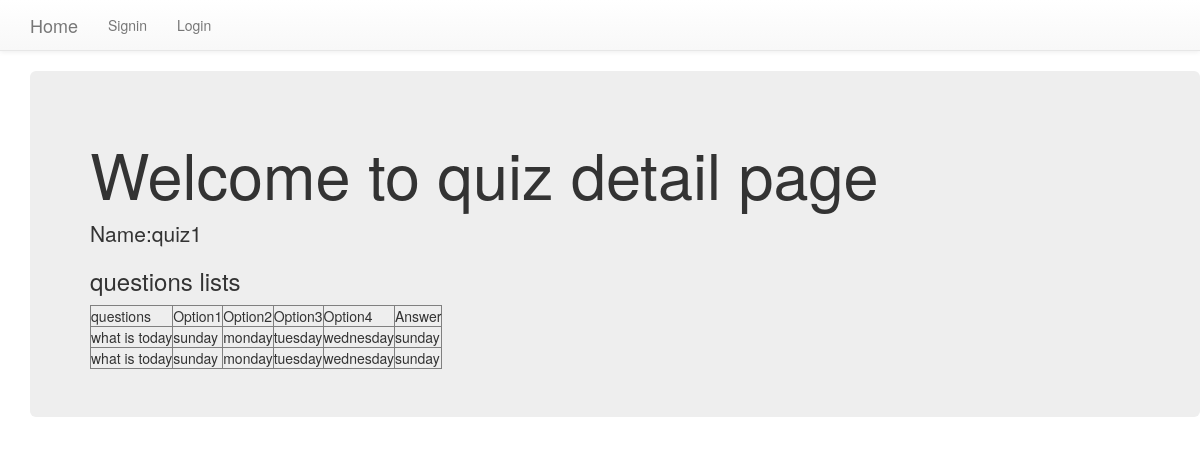
The page /quizList/4 on the database its author committed.
### quiz/models.py (models this page shows, shortened)
class quizz(models.Model):
    name=models.CharField(max_length=20)

class quizzQuestion(models.Model):
    quiz=models.ForeignKey(quizz,related_name="questions",on_delete=models.CASCADE)
    question=models.CharField(max_length=300,blank=False)
    option1=models.CharField(max_length=30,blank=False)
    option2=models.CharField(max_length=30,blank=False)
    option3=models.CharField(max_length=30,blank=False)
    option4=models.CharField(max_length=30,blank=False)
    ans=models.CharField(max_length=300,blank=False)

### quiz/views.py (the view)
# urls.py: url(r'^quizList/(?P<pk>[-\w]+)',views.QuizDetailView.as_view(),name="Detail"),
class QuizDetailView(DetailView):
    context_object_name="quiz"
    model=quizz
    template_name="quizz_detail.html"

### quiz/templates/quizz_detail.html
{% extends 'base.html' %}
{% block body_block %}
<div class="container jumbotron">
    <h1>Welcome to quiz detail page </h1>
    {% if quiz %}
    <p>Name:{{quiz.name}}</p>
    <h3>questions lists</h3>
    <table border=1>
        <tr>
            <td>questions</td>
            <td>Option1</td>
            <td>Option2</td>
            <td>Option3</td>
            <td>Option4</td>
            <td>Answer</td>
        </tr>
    {% for q in quiz.questions.all %}
     <tr>
         <td>{{q.question}}</td>
         <td> {{q.option1}} </td>
         <td> {{q.option2}} </td>
         <td> {{q.option3}} </td>
         <td> {{q.option4}} </td>
         <td>{{q.ans}}</td>
     </tr>
    {% endfor %}
    {% else %}
    <h1>This quizz is empty</h1>
</table>
    {% endif %}
</div>
{% endblock %}

### rows shown on the page
quizz: name "quiz1"
quizzQuestion: question "what is today", option1 "sunday", option2 "monday", option3 "tuesday", option4 "wednesday", ans "sunday"
quizzQuestion: question "what is today", option1 "sunday", option2 "monday", option3 "tuesday", option4 "wednesday", ans "sunday"
